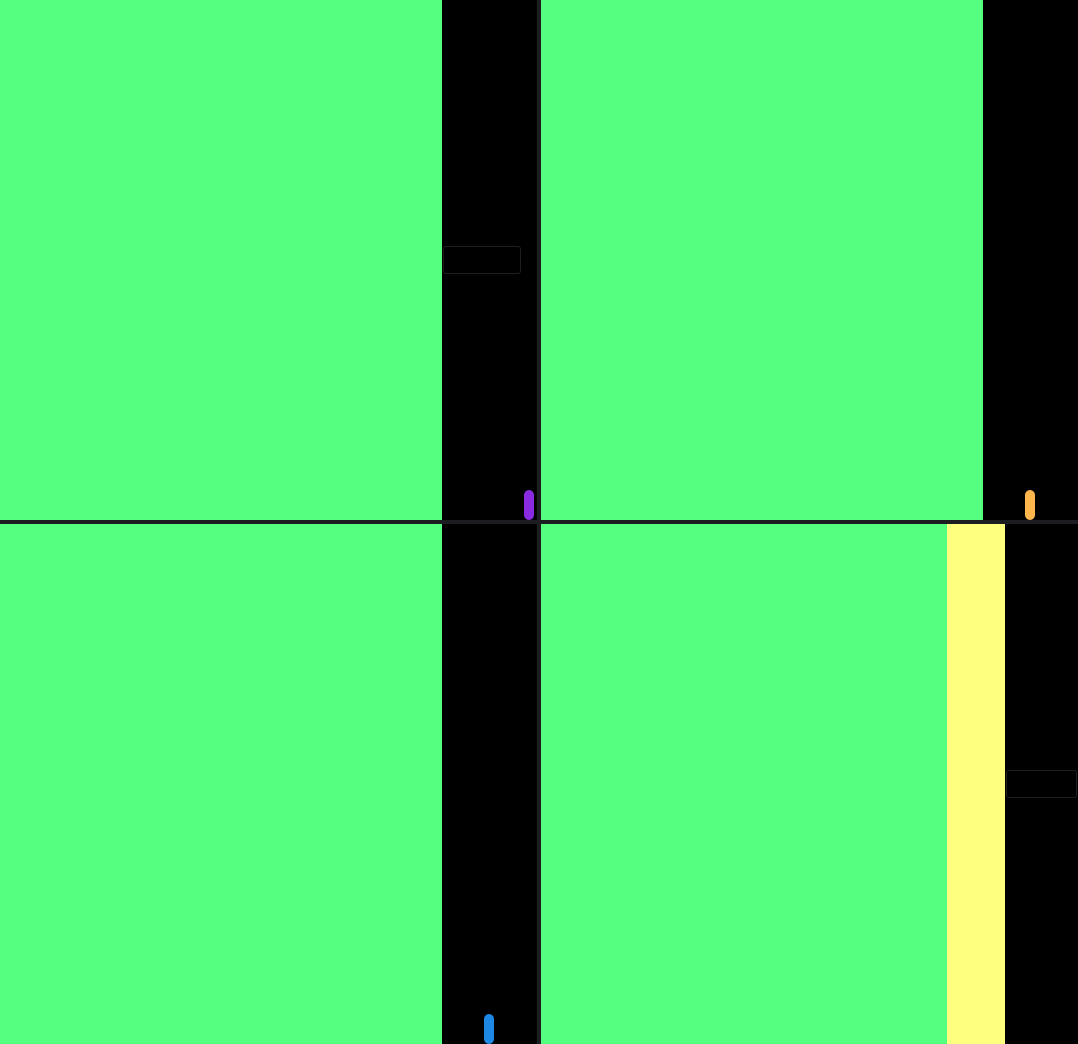
<?xml version="1.0" encoding="UTF-8"?>
<ui version="4.0">
 <class>AverageWidget</class>
 <widget class="QWidget" name="AverageWidget">
  <property name="geometry">
   <rect>
    <x>0</x>
    <y>0</y>
    <width>1078</width>
    <height>1044</height>
   </rect>
  </property>
  <property name="windowTitle">
   <string>Form</string>
  </property>
  <property name="styleSheet">
   <string notr="true">background-color: rgb(28, 29, 33);</string>
  </property>
  <layout class="QGridLayout" name="gridLayout">
   <property name="leftMargin">
    <number>0</number>
   </property>
   <property name="topMargin">
    <number>0</number>
   </property>
   <property name="rightMargin">
    <number>0</number>
   </property>
   <property name="bottomMargin">
    <number>0</number>
   </property>
   <property name="spacing">
    <number>4</number>
   </property>
   <item row="0" column="0">
    <widget class="QWidget" name="transverseBackground" native="true">
     <property name="styleSheet">
      <string notr="true">background-color: rgb(0, 0, 0);</string>
     </property>
     <layout class="QHBoxLayout" name="horizontalLayout_5" stretch="14,3">
      <property name="spacing">
       <number>0</number>
      </property>
      <property name="leftMargin">
       <number>0</number>
      </property>
      <property name="topMargin">
       <number>0</number>
      </property>
      <property name="rightMargin">
       <number>0</number>
      </property>
      <property name="bottomMargin">
       <number>0</number>
      </property>
      <item>
       <widget class="QVTKOpenGLNativeWidget" name="transversePlate" native="true">
        <property name="styleSheet">
         <string notr="true">background-color: rgb(85, 255, 127);</string>
        </property>
       </widget>
      </item>
      <item>
       <widget class="QWidget" name="transverseTools" native="true">
        <property name="styleSheet">
         <string notr="true">background-color: rgb(0, 0, 0);</string>
        </property>
        <layout class="QHBoxLayout" name="horizontalLayout_6">
         <property name="spacing">
          <number>0</number>
         </property>
         <property name="leftMargin">
          <number>0</number>
         </property>
         <property name="topMargin">
          <number>0</number>
         </property>
         <property name="rightMargin">
          <number>0</number>
         </property>
         <property name="bottomMargin">
          <number>0</number>
         </property>
         <item>
          <widget class="QPushButton" name="enlargeButton">
           <property name="enabled">
            <bool>true</bool>
           </property>
           <property name="sizePolicy">
            <sizepolicy hsizetype="Fixed" vsizetype="Fixed">
             <horstretch>0</horstretch>
             <verstretch>0</verstretch>
            </sizepolicy>
           </property>
           <property name="minimumSize">
            <size>
             <width>30</width>
             <height>30</height>
            </size>
           </property>
           <property name="text">
            <string>扩大</string>
           </property>
          </widget>
         </item>
         <item>
          <widget class="QSlider" name="transverseSlider">
           <property name="styleSheet">
            <string notr="true">QSlider::groove:vertical {
    background: #000000;    /* 黑色滑轨 */
    width: 10px;            /* 滑轨宽度 */
    border-radius: 5px;     /* 圆角 */
    margin: 0px;
}

QSlider::handle:vertical {
    background: #8A2BE2;    /* 紫色滑块 */
    border: none;           /* 无边框 */
    width: 16px;            /* 滑块宽度 */
    height: 30px;           /* 缩短的滑块长度 */
    margin: 0px 0;         /* 调整滑块位置 */
    border-radius: 5px;     /* 圆角 */
}

QSlider::handle:vertical:hover {
    background: #9C4DE8;    /* 悬停时亮紫色 */
}

QSlider::handle:vertical:pressed {
    background: #7B17D9;    /* 按下时深紫色 */
}</string>
           </property>
           <property name="orientation">
            <enum>Qt::Vertical</enum>
           </property>
          </widget>
         </item>
        </layout>
       </widget>
      </item>
     </layout>
    </widget>
   </item>
   <item row="0" column="1">
    <widget class="QWidget" name="sagittalBackground" native="true">
     <property name="styleSheet">
      <string notr="true">background-color: rgb(0, 0, 0);</string>
     </property>
     <layout class="QHBoxLayout" name="horizontalLayout_2" stretch="14,3">
      <property name="spacing">
       <number>0</number>
      </property>
      <property name="leftMargin">
       <number>0</number>
      </property>
      <property name="topMargin">
       <number>0</number>
      </property>
      <property name="rightMargin">
       <number>0</number>
      </property>
      <property name="bottomMargin">
       <number>0</number>
      </property>
      <item>
       <widget class="QVTKOpenGLNativeWidget" name="sagittalPlate" native="true">
        <property name="styleSheet">
         <string notr="true">background-color: rgb(85, 255, 127);</string>
        </property>
       </widget>
      </item>
      <item>
       <widget class="QWidget" name="sagittalTools" native="true">
        <property name="styleSheet">
         <string notr="true">background-color: rgb(0, 0, 0);</string>
        </property>
        <layout class="QHBoxLayout" name="horizontalLayout_7">
         <property name="spacing">
          <number>0</number>
         </property>
         <property name="leftMargin">
          <number>0</number>
         </property>
         <property name="topMargin">
          <number>0</number>
         </property>
         <property name="rightMargin">
          <number>0</number>
         </property>
         <property name="bottomMargin">
          <number>0</number>
         </property>
         <item>
          <widget class="QSlider" name="sagittalSlider">
           <property name="styleSheet">
            <string notr="true">QSlider::groove:vertical {
    background: #000000;    /* 黑色滑轨 */
    width: 10px;            /* 滑轨宽度 */
    border-radius: 5px;     /* 圆角 */
    margin: 0px;
}

QSlider::handle:vertical {
    background: #FFB74D;    /* 橙黄色滑块 */
    border: none;           /* 无边框 */
    width: 16px;            /* 滑块宽度 */
    height: 30px;           /* 滑块长度 */
    margin: 0px 0;          /* 滑块位置 */
    border-radius: 5px;     /* 圆角 */
}

QSlider::handle:vertical:hover {
    background: #FFCC80;    /* 悬停时浅橙黄色 */
}

QSlider::handle:vertical:pressed {
    background: #FFA726;    /* 按下时深橙黄色 */
}</string>
           </property>
           <property name="orientation">
            <enum>Qt::Vertical</enum>
           </property>
          </widget>
         </item>
        </layout>
       </widget>
      </item>
     </layout>
    </widget>
   </item>
   <item row="1" column="0">
    <widget class="QWidget" name="coronalBackground" native="true">
     <property name="styleSheet">
      <string notr="true">background-color: rgb(0, 0, 0);</string>
     </property>
     <layout class="QHBoxLayout" name="horizontalLayout_3" stretch="14,3">
      <property name="spacing">
       <number>0</number>
      </property>
      <property name="leftMargin">
       <number>0</number>
      </property>
      <property name="topMargin">
       <number>0</number>
      </property>
      <property name="rightMargin">
       <number>0</number>
      </property>
      <property name="bottomMargin">
       <number>0</number>
      </property>
      <item>
       <widget class="QVTKOpenGLNativeWidget" name="coronalPlate" native="true">
        <property name="styleSheet">
         <string notr="true">background-color: rgb(85, 255, 127);</string>
        </property>
       </widget>
      </item>
      <item>
       <widget class="QWidget" name="coronalTools" native="true">
        <property name="styleSheet">
         <string notr="true">background-color: rgb(0, 0, 0);</string>
        </property>
        <layout class="QHBoxLayout" name="horizontalLayout_8">
         <property name="spacing">
          <number>0</number>
         </property>
         <property name="leftMargin">
          <number>0</number>
         </property>
         <property name="topMargin">
          <number>0</number>
         </property>
         <property name="rightMargin">
          <number>0</number>
         </property>
         <property name="bottomMargin">
          <number>0</number>
         </property>
         <item>
          <widget class="QSlider" name="coronalSlider">
           <property name="styleSheet">
            <string notr="true">QSlider::groove:vertical {
    background: #000000;    /* 黑色滑轨 */
    width: 10px;            /* 滑轨宽度 */
    border-radius: 5px;     /* 圆角 */
    margin: 0px;
}

QSlider::handle:vertical {
    background: #1E88E5;    /* 深蓝色滑块 (非墨蓝) */
    border: none;           /* 无边框 */
    width: 16px;            /* 滑块宽度 */
    height: 30px;           /* 滑块长度 */
    margin: 0px 0;          /* 滑块位置 */
    border-radius: 5px;     /* 圆角 */
}

QSlider::handle:vertical:hover {
    background: #42A5F5;    /* 悬停时亮深蓝色 */
}

QSlider::handle:vertical:pressed {
    background: #0D47A1;    /* 按下时更深蓝色 */
}</string>
           </property>
           <property name="orientation">
            <enum>Qt::Vertical</enum>
           </property>
          </widget>
         </item>
        </layout>
       </widget>
      </item>
     </layout>
    </widget>
   </item>
   <item row="1" column="1">
    <widget class="QWidget" name="model3DBackground" native="true">
     <property name="styleSheet">
      <string notr="true">background-color: rgb(0, 0, 0);</string>
     </property>
     <layout class="QHBoxLayout" name="horizontalLayout_4" stretch="28,4,5">
      <property name="spacing">
       <number>0</number>
      </property>
      <property name="leftMargin">
       <number>0</number>
      </property>
      <property name="topMargin">
       <number>0</number>
      </property>
      <property name="rightMargin">
       <number>0</number>
      </property>
      <property name="bottomMargin">
       <number>0</number>
      </property>
      <item>
       <widget class="QVTKOpenGLNativeWidget" name="model3DPlate" native="true">
        <property name="styleSheet">
         <string notr="true">background-color: rgb(85, 255, 127);</string>
        </property>
       </widget>
      </item>
      <item>
       <widget class="QVTKOpenGLNativeWidget" name="model3DBody" native="true">
        <property name="styleSheet">
         <string notr="true">background-color: rgb(255, 255, 127);</string>
        </property>
       </widget>
      </item>
      <item>
       <widget class="QWidget" name="model3DTools" native="true">
        <property name="styleSheet">
         <string notr="true">background-color: rgb(0, 0, 0);</string>
        </property>
        <layout class="QHBoxLayout" name="horizontalLayout_9">
         <property name="spacing">
          <number>0</number>
         </property>
         <property name="leftMargin">
          <number>0</number>
         </property>
         <property name="topMargin">
          <number>0</number>
         </property>
         <property name="rightMargin">
          <number>0</number>
         </property>
         <property name="bottomMargin">
          <number>0</number>
         </property>
         <item>
          <widget class="QPushButton" name="enlarge3DModelButton">
           <property name="enabled">
            <bool>true</bool>
           </property>
           <property name="sizePolicy">
            <sizepolicy hsizetype="Fixed" vsizetype="Fixed">
             <horstretch>0</horstretch>
             <verstretch>0</verstretch>
            </sizepolicy>
           </property>
           <property name="minimumSize">
            <size>
             <width>30</width>
             <height>30</height>
            </size>
           </property>
           <property name="text">
            <string>扩大</string>
           </property>
          </widget>
         </item>
        </layout>
       </widget>
      </item>
     </layout>
    </widget>
   </item>
  </layout>
 </widget>
 <customwidgets>
  <customwidget>
   <class>QVTKOpenGLNativeWidget</class>
   <extends>QWidget</extends>
   <header>QVTKOpenGLNativeWidget.h</header>
   <container>1</container>
  </customwidget>
 </customwidgets>
 <resources/>
 <connections/>
</ui>
